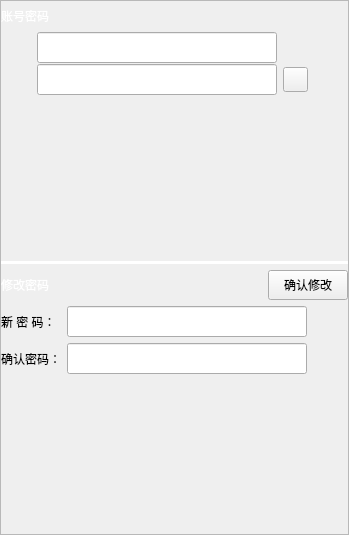
           <widget class="QWidget" name="page_3">
            <layout class="QVBoxLayout" name="verticalLayout_11">
             <property name="spacing">
              <number>0</number>
             </property>
             <property name="leftMargin">
              <number>0</number>
             </property>
             <property name="topMargin">
              <number>0</number>
             </property>
             <property name="rightMargin">
              <number>0</number>
             </property>
             <property name="bottomMargin">
              <number>0</number>
             </property>
             <item>
              <widget class="QFrame" name="frame_3">
               <property name="frameShape">
                <enum>QFrame::StyledPanel</enum>
               </property>
               <property name="frameShadow">
                <enum>QFrame::Raised</enum>
               </property>
               <layout class="QVBoxLayout" name="verticalLayout_8">
                <property name="leftMargin">
                 <number>0</number>
                </property>
                <property name="topMargin">
                 <number>0</number>
                </property>
                <property name="rightMargin">
                 <number>0</number>
                </property>
                <property name="bottomMargin">
                 <number>0</number>
                </property>
                <item>
                 <widget class="QFrame" name="frame_28">
                  <property name="minimumSize">
                   <size>
                    <width>0</width>
                    <height>250</height>
                   </size>
                  </property>
                  <property name="styleSheet">
                   <string notr="true">border-tommon : 1px solid black; </string>
                  </property>
                  <layout class="QVBoxLayout" name="verticalLayout_9">
                   <property name="spacing">
                    <number>1</number>
                   </property>
                   <property name="leftMargin">
                    <number>0</number>
                   </property>
                   <property name="topMargin">
                    <number>0</number>
                   </property>
                   <property name="rightMargin">
                    <number>0</number>
                   </property>
                   <property name="bottomMargin">
                    <number>0</number>
                   </property>
                   <item>
                    <layout class="QHBoxLayout" name="horizontalLayout_29">
                     <property name="spacing">
                      <number>6</number>
                     </property>
                     <item>
                      <widget class="QLabel" name="label_24">
                       <property name="minimumSize">
                        <size>
                         <width>0</width>
                         <height>30</height>
                        </size>
                       </property>
                       <property name="maximumSize">
                        <size>
                         <width>16777215</width>
                         <height>30</height>
                        </size>
                       </property>
                       <property name="styleSheet">
                        <string notr="true">font: 75 14pt &quot;思源黑体 CN Bold&quot;;
color: rgb(255, 255, 255);</string>
                       </property>
                       <property name="text">
                        <string>账号密码</string>
                       </property>
                      </widget>
                     </item>
                     <item>
                      <spacer name="horizontalSpacer_9">
                       <property name="orientation">
                        <enum>Qt::Horizontal</enum>
                       </property>
                       <property name="sizeHint" stdset="0">
                        <size>
                         <width>40</width>
                         <height>20</height>
                        </size>
                       </property>
                      </spacer>
                     </item>
                    </layout>
                   </item>
                   <item>
                    <layout class="QHBoxLayout" name="horizontalLayout_33">
                     <property name="spacing">
                      <number>6</number>
                     </property>
                     <item>
                      <widget class="QLabel" name="user_label">
                       <property name="minimumSize">
                        <size>
                         <width>30</width>
                         <height>30</height>
                        </size>
                       </property>
                       <property name="maximumSize">
                        <size>
                         <width>30</width>
                         <height>30</height>
                        </size>
                       </property>
                       <property name="text">
                        <string/>
                       </property>
                       <property name="pixmap">
                        <pixmap resource="../db_master.qrc">:/icon/res/设置用户.png</pixmap>
                       </property>
                       <property name="scaledContents">
                        <bool>true</bool>
                       </property>
                      </widget>
                     </item>
                     <item>
                      <widget class="QLineEdit" name="show_user_edit">
                       <property name="sizePolicy">
                        <sizepolicy hsizetype="Preferred" vsizetype="Fixed">
                         <horstretch>0</horstretch>
                         <verstretch>0</verstretch>
                        </sizepolicy>
                       </property>
                       <property name="minimumSize">
                        <size>
                         <width>240</width>
                         <height>31</height>
                        </size>
                       </property>
                       <property name="maximumSize">
                        <size>
                         <width>240</width>
                         <height>16777215</height>
                        </size>
                       </property>
                      </widget>
                     </item>
                     <item>
                      <spacer name="horizontalSpacer_20">
                       <property name="orientation">
                        <enum>Qt::Horizontal</enum>
                       </property>
                       <property name="sizeHint" stdset="0">
                        <size>
                         <width>40</width>
                         <height>20</height>
                        </size>
                       </property>
                      </spacer>
                     </item>
                    </layout>
                   </item>
                   <item>
                    <layout class="QHBoxLayout" name="horizontalLayout_34">
                     <property name="spacing">
                      <number>6</number>
                     </property>
                     <item>
                      <widget class="QLabel" name="password_label">
                       <property name="minimumSize">
                        <size>
                         <width>30</width>
                         <height>30</height>
                        </size>
                       </property>
                       <property name="maximumSize">
                        <size>
                         <width>30</width>
                         <height>30</height>
                        </size>
                       </property>
                       <property name="text">
                        <string/>
                       </property>
                       <property name="pixmap">
                        <pixmap resource="../db_master.qrc">:/icon/res/设置密码.png</pixmap>
                       </property>
                       <property name="scaledContents">
                        <bool>true</bool>
                       </property>
                      </widget>
                     </item>
                     <item>
                      <widget class="QLineEdit" name="show_pw_edit">
                       <property name="minimumSize">
                        <size>
                         <width>240</width>
                         <height>31</height>
                        </size>
                       </property>
                       <property name="maximumSize">
                        <size>
                         <width>240</width>
                         <height>16777215</height>
                        </size>
                       </property>
                      </widget>
                     </item>
                     <item>
                      <widget class="QPushButton" name="pushButton">
                       <property name="minimumSize">
                        <size>
                         <width>25</width>
                         <height>25</height>
                        </size>
                       </property>
                       <property name="maximumSize">
                        <size>
                         <width>25</width>
                         <height>25</height>
                        </size>
                       </property>
                       <property name="autoFillBackground">
                        <bool>false</bool>
                       </property>
                       <property name="text">
                        <string/>
                       </property>
                       <property name="icon">
                        <iconset resource="../db_master.qrc">
                         <normaloff>:/icon/res/闭眼.png</normaloff>:/icon/res/闭眼.png</iconset>
                       </property>
                       <property name="iconSize">
                        <size>
                         <width>25</width>
                         <height>25</height>
                        </size>
                       </property>
                       <property name="autoDefault">
                        <bool>false</bool>
                       </property>
                      </widget>
                     </item>
                     <item>
                      <spacer name="horizontalSpacer_21">
                       <property name="orientation">
                        <enum>Qt::Horizontal</enum>
                       </property>
                       <property name="sizeHint" stdset="0">
                        <size>
                         <width>40</width>
                         <height>20</height>
                        </size>
                       </property>
                      </spacer>
                     </item>
                    </layout>
                   </item>
                   <item>
                    <spacer name="verticalSpacer_2">
                     <property name="orientation">
                      <enum>Qt::Vertical</enum>
                     </property>
                     <property name="sizeType">
                      <enum>QSizePolicy::Fixed</enum>
                     </property>
                     <property name="sizeHint" stdset="0">
                      <size>
                       <width>20</width>
                       <height>160</height>
                      </size>
                     </property>
                    </spacer>
                   </item>
                  </layout>
                 </widget>
                </item>
                <item>
                 <widget class="QLabel" name="label_4">
                  <property name="minimumSize">
                   <size>
                    <width>0</width>
                    <height>3</height>
                   </size>
                  </property>
                  <property name="maximumSize">
                   <size>
                    <width>16777215</width>
                    <height>3</height>
                   </size>
                  </property>
                  <property name="styleSheet">
                   <string notr="true">
background-color: rgb(255,255,255);	</string>
                  </property>
                  <property name="text">
                   <string/>
                  </property>
                 </widget>
                </item>
                <item>
                 <widget class="QFrame" name="frame_27">
                  <property name="minimumSize">
                   <size>
                    <width>0</width>
                    <height>250</height>
                   </size>
                  </property>
                  <property name="styleSheet">
                   <string notr="true">border-tommon : 1px solid black; </string>
                  </property>
                  <layout class="QVBoxLayout" name="verticalLayout_10">
                   <property name="leftMargin">
                    <number>0</number>
                   </property>
                   <property name="topMargin">
                    <number>0</number>
                   </property>
                   <property name="rightMargin">
                    <number>0</number>
                   </property>
                   <property name="bottomMargin">
                    <number>0</number>
                   </property>
                   <item>
                    <layout class="QHBoxLayout" name="horizontalLayout_28">
                     <property name="spacing">
                      <number>6</number>
                     </property>
                     <item>
                      <widget class="QLabel" name="label_23">
                       <property name="minimumSize">
                        <size>
                         <width>0</width>
                         <height>30</height>
                        </size>
                       </property>
                       <property name="maximumSize">
                        <size>
                         <width>16777215</width>
                         <height>30</height>
                        </size>
                       </property>
                       <property name="styleSheet">
                        <string notr="true">font: 75 14pt &quot;思源黑体 CN Bold&quot;;
color: rgb(255, 255, 255);</string>
                       </property>
                       <property name="text">
                        <string>修改密码</string>
                       </property>
                      </widget>
                     </item>
                     <item>
                      <spacer name="horizontalSpacer_7">
                       <property name="orientation">
                        <enum>Qt::Horizontal</enum>
                       </property>
                       <property name="sizeHint" stdset="0">
                        <size>
                         <width>40</width>
                         <height>20</height>
                        </size>
                       </property>
                      </spacer>
                     </item>
                     <item>
                      <widget class="QPushButton" name="pushButton_2">
                       <property name="minimumSize">
                        <size>
                         <width>80</width>
                         <height>30</height>
                        </size>
                       </property>
                       <property name="maximumSize">
                        <size>
                         <width>16777215</width>
                         <height>16777215</height>
                        </size>
                       </property>
                       <property name="styleSheet">
                        <string notr="true">font: 75 12pt &quot;思源黑体 CN Bold&quot;;
color: rgb(0,0,0);</string>
                       </property>
                       <property name="text">
                        <string>确认修改</string>
                       </property>
                      </widget>
                     </item>
                    </layout>
                   </item>
                   <item>
                    <layout class="QHBoxLayout" name="horizontalLayout_31">
                     <property name="spacing">
                      <number>6</number>
                     </property>
                     <item>
                      <widget class="QLabel" name="new_pw_label">
                       <property name="minimumSize">
                        <size>
                         <width>60</width>
                         <height>30</height>
                        </size>
                       </property>
                       <property name="maximumSize">
                        <size>
                         <width>16777215</width>
                         <height>16777215</height>
                        </size>
                       </property>
                       <property name="styleSheet">
                        <string notr="true"/>
                       </property>
                       <property name="text">
                        <string>新 密 码：</string>
                       </property>
                       <property name="scaledContents">
                        <bool>true</bool>
                       </property>
                      </widget>
                     </item>
                     <item>
                      <widget class="QLineEdit" name="new_pw_edit">
                       <property name="sizePolicy">
                        <sizepolicy hsizetype="Preferred" vsizetype="Fixed">
                         <horstretch>0</horstretch>
                         <verstretch>0</verstretch>
                        </sizepolicy>
                       </property>
                       <property name="minimumSize">
                        <size>
                         <width>240</width>
                         <height>31</height>
                        </size>
                       </property>
                       <property name="maximumSize">
                        <size>
                         <width>250</width>
                         <height>16777215</height>
                        </size>
                       </property>
                      </widget>
                     </item>
                     <item>
                      <spacer name="horizontalSpacer_18">
                       <property name="orientation">
                        <enum>Qt::Horizontal</enum>
                       </property>
                       <property name="sizeHint" stdset="0">
                        <size>
                         <width>40</width>
                         <height>20</height>
                        </size>
                       </property>
                      </spacer>
                     </item>
                    </layout>
                   </item>
                   <item>
                    <layout class="QHBoxLayout" name="horizontalLayout_32">
                     <property name="spacing">
                      <number>6</number>
                     </property>
                     <item>
                      <widget class="QLabel" name="re_pw_label">
                       <property name="minimumSize">
                        <size>
                         <width>60</width>
                         <height>30</height>
                        </size>
                       </property>
                       <property name="maximumSize">
                        <size>
                         <width>16777215</width>
                         <height>16777215</height>
                        </size>
                       </property>
                       <property name="styleSheet">
                        <string notr="true"/>
                       </property>
                       <property name="text">
                        <string>确认密码：</string>
                       </property>
                       <property name="scaledContents">
                        <bool>true</bool>
                       </property>
                      </widget>
                     </item>
                     <item>
                      <widget class="QLineEdit" name="re_pw_edit">
                       <property name="minimumSize">
                        <size>
                         <width>240</width>
                         <height>31</height>
                        </size>
                       </property>
                       <property name="maximumSize">
                        <size>
                         <width>250</width>
                         <height>16777215</height>
                        </size>
                       </property>
                      </widget>
                     </item>
                     <item>
                      <spacer name="horizontalSpacer_19">
                       <property name="orientation">
                        <enum>Qt::Horizontal</enum>
                       </property>
                       <property name="sizeHint" stdset="0">
                        <size>
                         <width>40</width>
                         <height>20</height>
                        </size>
                       </property>
                      </spacer>
                     </item>
                    </layout>
                   </item>
                   <item>
                    <spacer name="verticalSpacer_3">
                     <property name="orientation">
                      <enum>Qt::Vertical</enum>
                     </property>
                     <property name="sizeType">
                      <enum>QSizePolicy::Fixed</enum>
                     </property>
                     <property name="sizeHint" stdset="0">
                      <size>
                       <width>20</width>
                       <height>160</height>
                      </size>
                     </property>
                    </spacer>
                   </item>
                  </layout>
                 </widget>
                </item>
               </layout>
               <zorder>label_4</zorder>
               <zorder>frame_27</zorder>
               <zorder>frame_28</zorder>
              </widget>
             </item>
            </layout>
           </widget>
